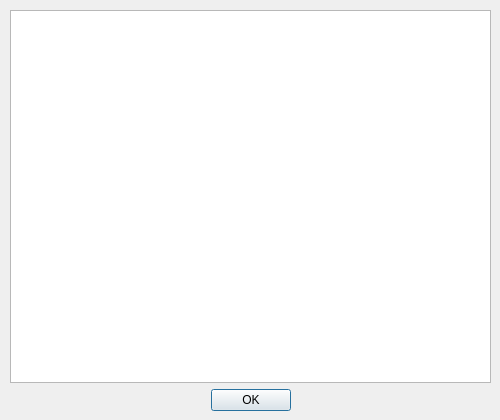
<?xml version="1.0" encoding="UTF-8"?>
<ui version="4.0">
 <class>noiquy</class>
 <widget class="QDialog" name="noiquy">
  <property name="geometry">
   <rect>
    <x>0</x>
    <y>0</y>
    <width>500</width>
    <height>420</height>
   </rect>
  </property>
  <property name="windowTitle">
   <string>Dialog</string>
  </property>
  <property name="windowIcon">
   <iconset resource="src.qrc">
    <normaloff>:/images/rule.png</normaloff>:/images/rule.png</iconset>
  </property>
  <widget class="QWidget" name="layoutWidget">
   <property name="geometry">
    <rect>
     <x>10</x>
     <y>10</y>
     <width>481</width>
     <height>401</height>
    </rect>
   </property>
   <layout class="QVBoxLayout" name="verticalLayout">
    <item>
     <widget class="QPlainTextEdit" name="plainTextEdit">
      <property name="cursor" stdset="0">
       <cursorShape>PointingHandCursor</cursorShape>
      </property>
      <property name="acceptDrops">
       <bool>true</bool>
      </property>
      <property name="readOnly">
       <bool>true</bool>
      </property>
     </widget>
    </item>
    <item>
     <layout class="QHBoxLayout" name="horizontalLayout">
      <item>
       <spacer name="horizontalSpacer">
        <property name="orientation">
         <enum>Qt::Horizontal</enum>
        </property>
        <property name="sizeHint" stdset="0">
         <size>
          <width>40</width>
          <height>20</height>
         </size>
        </property>
       </spacer>
      </item>
      <item>
       <widget class="QPushButton" name="pushButton">
        <property name="text">
         <string>OK</string>
        </property>
       </widget>
      </item>
      <item>
       <spacer name="horizontalSpacer_2">
        <property name="orientation">
         <enum>Qt::Horizontal</enum>
        </property>
        <property name="sizeHint" stdset="0">
         <size>
          <width>40</width>
          <height>20</height>
         </size>
        </property>
       </spacer>
      </item>
     </layout>
    </item>
   </layout>
  </widget>
 </widget>
 <resources>
  <include location="src.qrc"/>
 </resources>
 <connections/>
</ui>
